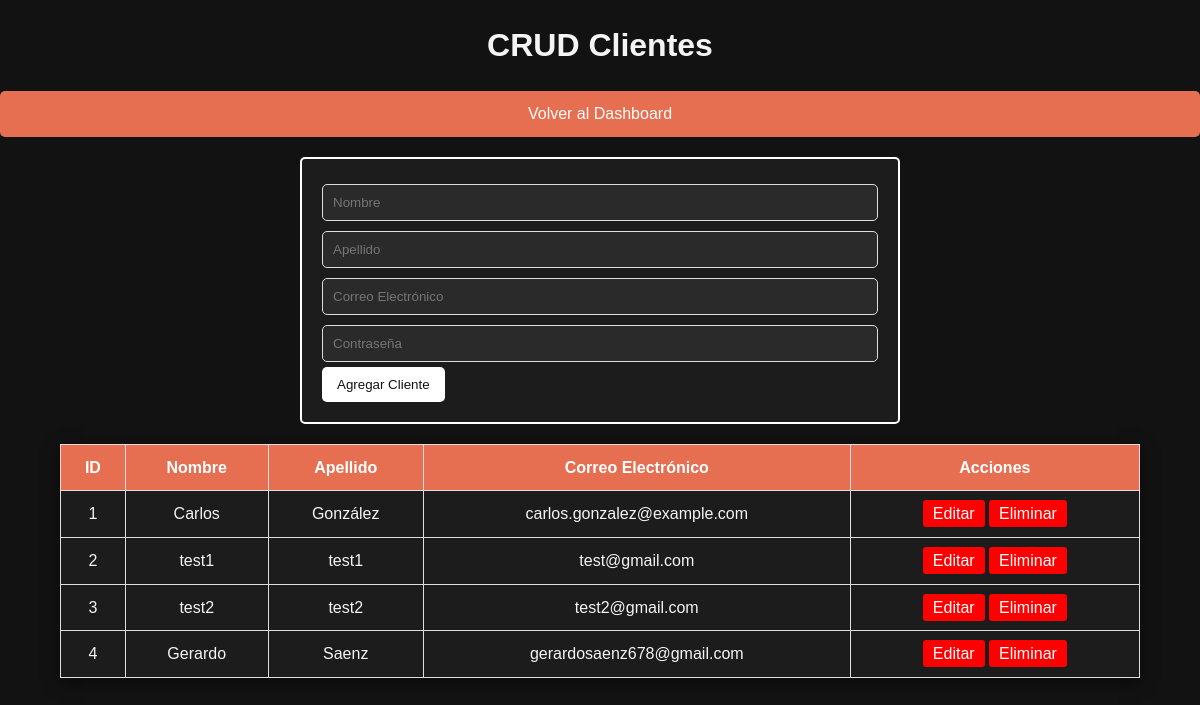
/antjitos-admin/clientes_crud.php, run on the app's committed database.
### tables this page shows
CREATE TABLE `clientes` (
  `id_cliente` int(11) NOT NULL,
  `nombre` varchar(255) NOT NULL,
  `apellido` varchar(255) NOT NULL,
  `correo_electronico` varchar(255) NOT NULL,
  `password` varchar(255) NOT NULL
);

### antjitos-admin/clientes_crud.php (the view, shortened to what this page needs)
<?php
include 'db_connection.php';
$updateData = null;
$result = $conn->query("SELECT * FROM clientes");
?>
<!DOCTYPE html>
<html lang="es">
<head>
</head>
<body>
    <h1>CRUD Clientes</h1>
    <a href="dashboard.html" class="dashboard-button">Volver al Dashboard</a>
    <div class="form-container">
        <form method="POST">
            <?php if ($updateData): ?>
                <input type="hidden" name="id_cliente" value="<?= $updateData['id_cliente'] ?>">
                <input type="text" name="nombre" placeholder="Nombre" value="<?= htmlspecialchars($updateData['nombre']) ?>" required>
                <input type="text" name="apellido" placeholder="Apellido" value="<?= htmlspecialchars($updateData['apellido']) ?>" required>
                <input type="email" name="correo" placeholder="Correo Electrónico" value="<?= htmlspecialchars($updateData['correo_electronico']) ?>" required>
                <button type="submit" name="update">Actualizar Cliente</button>
            <?php else: ?>
                <input type="text" name="nombre" placeholder="Nombre" required>
                <input type="text" name="apellido" placeholder="Apellido" required>
                <input type="email" name="correo" placeholder="Correo Electrónico" required>
                <input type="password" name="password" placeholder="Contraseña" required>
                <button type="submit" name="create">Agregar Cliente</button>
            <?php endif; ?>
        </form>
    </div>
    <table>
        <tr>
            <th>ID</th>
            <th>Nombre</th>
            <th>Apellido</th>
            <th>Correo Electrónico</th>
            <th>Acciones</th>
        </tr>
        <?php while ($row = $result->fetch(PDO::FETCH_ASSOC)): ?>
            <tr>
                <td><?= htmlspecialchars($row['id_cliente']) ?></td>
                <td><?= htmlspecialchars($row['nombre']) ?></td>
                <td><?= htmlspecialchars($row['apellido']) ?></td>
                <td><?= htmlspecialchars($row['correo_electronico']) ?></td>
                <td>
                    <a href="?edit=<?= $row['id_cliente'] ?>">Editar</a>
                    <a href="?delete=<?= $row['id_cliente'] ?>" onclick="return confirm('¿Estás seguro de eliminar este cliente?');">Eliminar</a>
                </td>
            </tr>
        <?php endwhile; ?>
    </table>
</body>
</html>

### antjitos-admin/clientes_crud.php (style rules this page uses)
* { margin: 0; padding: 0; box-sizing: border-box; }
body { font-family: 'Arial', sans-serif; background-color: #121212; color: #f4f4f4; line-height: 1.6; }
h1 { text-align: center; margin: 20px 0; }
.form-container { background-color: #1c1c1c; padding: 20px; margin: 20px auto; border: 2px solid white; border-radius: 5px; width: 80%; max-width: 600px; }
.form-container input { width: 100%; padding: 10px; margin: 5px 0; border: 1px solid #ddd; border-radius: 5px; background-color: #2a2a2a; color: #f4f4f4; }
.form-container button { background-color: white; color: #121212; padding: 10px 15px; border: none; border-radius: 5px; cursor: pointer; transition: background-color 0.3s ease, transform 0.2s; }
table { width: 90%; margin: 20px auto; border-collapse: collapse; box-shadow: 0 4px 15px rgba(0, 0, 0, 0.5); }
table th, table td { border: 1px solid #ddd; padding: 10px; text-align: center; background-color: #1c1c1c; color: #f4f4f4; }
table th { background-color: #e76f51; color: white; }
a { text-decoration: none; color: white; background-color: red; padding: 5px 10px; border-radius: 3px; transition: background-color 0.3s ease; }
.dashboard-button { display: block; margin: 20px auto; text-align: center; background-color: #e76f51; color: white; padding: 10px 20px; border-radius: 5px; font-size: 16px; text-decoration: none; transition: background-color 0.3s, transform 0.2s; }

### data on the page
clientes: id_cliente "1", nombre "Carlos", apellido "González", correo_electronico "carlos.gonzalez@example.com"
clientes: id_cliente "2", nombre "test1", apellido "test1", correo_electronico "test@gmail.com"
clientes: id_cliente "3", nombre "test2", apellido "test2", correo_electronico "test2@gmail.com"
clientes: id_cliente "4", nombre "Gerardo", apellido "Saenz", correo_electronico "gerardosaenz678@gmail.com"
